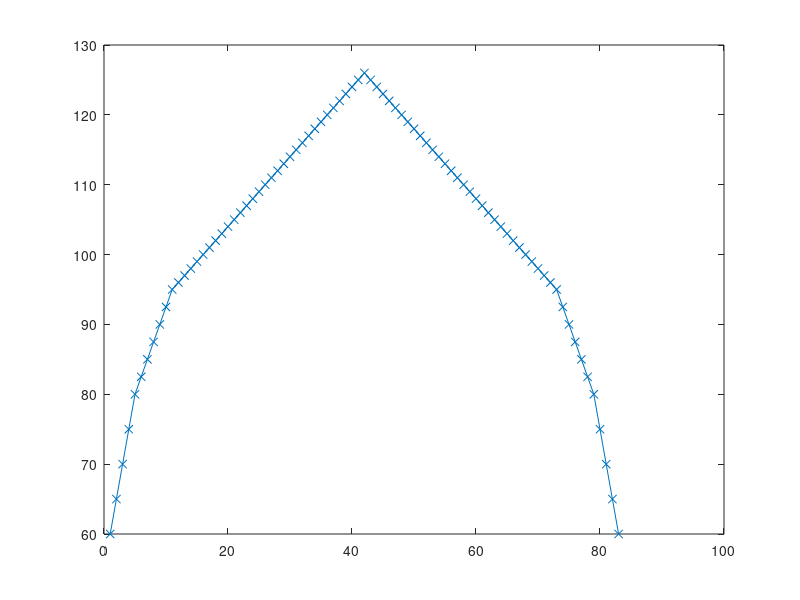

Recreate this plot in MATLAB. (Note: this script raises an error after producing the figure.)

clc
addpath('include/')



% Temp_list = [20:2:120 118:-2:20] + 273.15;
% Temp_list = [25:25:100 75:-25:25] + 273.15;

% disp(Temp_list' - 273.15)

Deg_range = 120;
Deg_step = 1.5;
Exposition_time = 5;
Run_time = (Deg_range/Deg_step * Exposition_time)/60 * 1.10 %min


Temp_list_start = [60:5:75 80:2.5:92.5];
Temp_list_end = [92.5:-2.5:80 75:-5:60];

Tmin = 95;
Tmax = 126;
Tstep = 1;
Temp_list_mid = [Tmin:Tstep:Tmax Tmax-Tstep:-Tstep:Tmin];

Temp_list_All = [Temp_list_start Temp_list_mid Temp_list_end];

plot(Temp_list_All, '-x');

Temp_list_full = zeros(1,2*numel(Temp_list_All));
Temp_list_full(1:2:end-1) = Temp_list_All;
Temp_list_full(2:2:end) = Temp_list_All;
Temp_list_full_K = Temp_list_full + 273.15;

Number_of_runs = numel(Temp_list_full)

Exp_full_time = Run_time*Number_of_runs;


disp(Temp_list_full')
disp(['Number of runs: ' num2str(Number_of_runs/2) '*2=' num2str(Number_of_runs)])
disp(['Run time: ' num2str(Run_time) ' min'])
disp(['Full time: ' num2str(Exp_full_time/60) ' hours'])



%%

Output_file_adr = '../LabView Side/T_list_all_temps.txt';
create_file(Temp_list_All, Output_file_adr);



%% -------------------
function create_file(Temp_list, Output_file_adr)
if size(Temp_list, 1) ~= 1
    error('Wrong Temp list array dimentions');
end

[Max, ind] = max(Temp_list - 273.15);
if Max > 120
    Msg = ['Temp exceed 120C limit: T = ' num2str(Max), ' at i =  ' num2str(ind)];
    error(Msg);
end

fid = fopen(Output_file_adr, 'w');
N = numel(Temp_list);
for i = 1:N
    Line = num2str(Temp_list(i), '%6.2f');
    fwrite(fid, Line);
    if i ~= N
        fwrite(fid, newline);
    end
end
fclose(fid);
disp(['file created: ' num2str(N) ' T points'])
end









